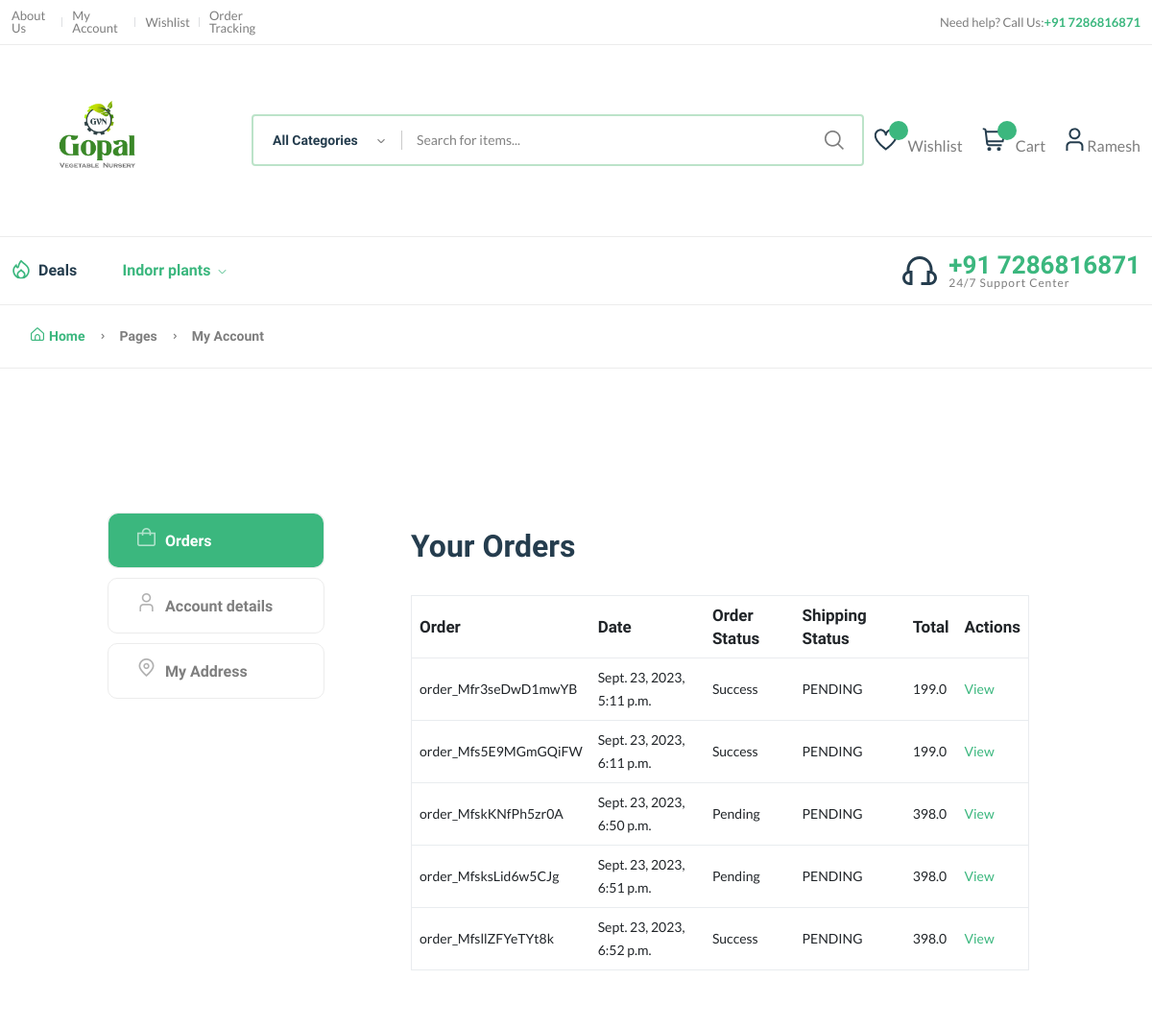
The page /account/ (signed in) on the database as committed earlier.
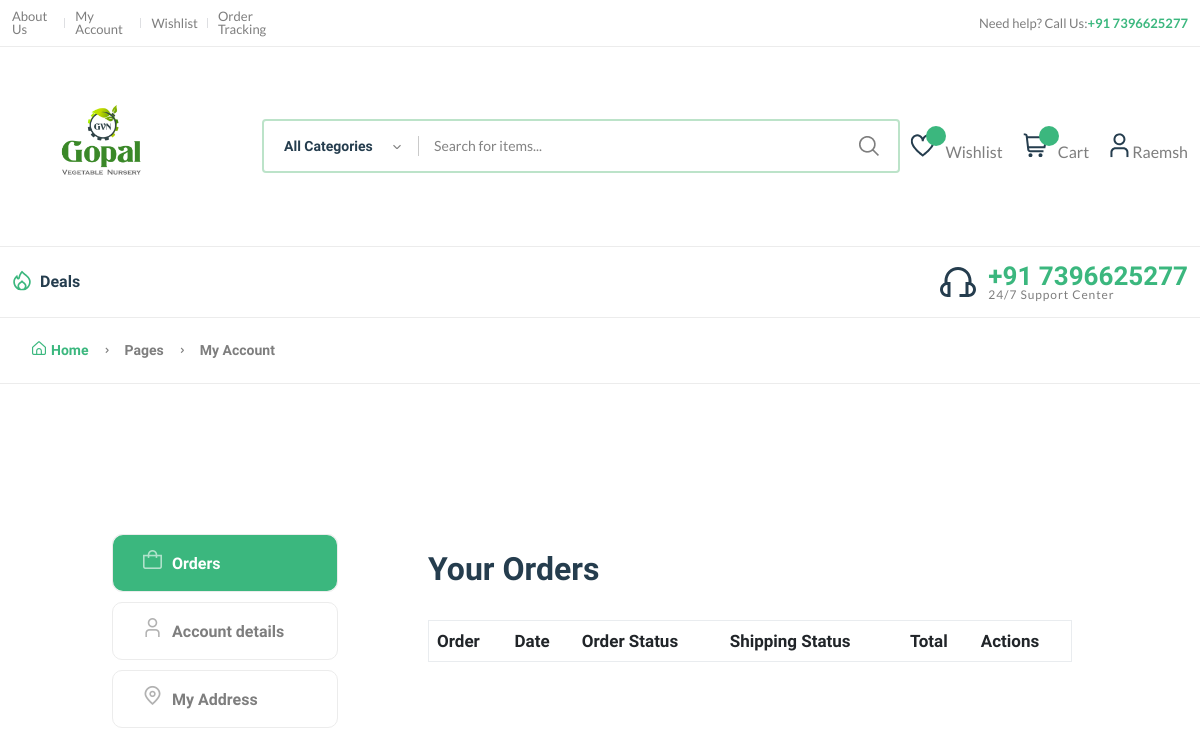
The same page on the database as committed later.
### adminmanager/models.py (models this page shows)
class  SettingsModel(models.Model):
    title = models.CharField(max_length=200, blank=True, null=True)
    phone = models.CharField(max_length=200, blank=True, null=True)
    email = models.CharField(max_length=200, blank=True, null=True)
    logo = models.ImageField(upload_to='sitelogo/')
    address = models.TextField( blank=True, null=True)
    status = models.BooleanField(default=True)

### accountmanager/models.py (models this page shows, shortened)
class User(auth_models.AbstractBaseUser, models.Model):
    name = models.CharField(max_length=200)
    email = models.EmailField(max_length=200)
    phone = models.CharField(max_length=15,unique=True)
    dob = models.CharField(max_length=20, null=True, blank=True)
    profile_pic = models.ImageField(upload_to='profile', default='', null=True, blank=True)
    is_active = models.BooleanField(default=True)
    is_staff = models.BooleanField(default=False)
    is_superuser= models.BooleanField(default=True)
    is_admin = models.BooleanField(default=False)
    is_user = models.BooleanField(default=False)
    USERNAME_FIELD = 'phone'
    objects = UserManager()
    REQUIRED_FIELDS = ['name']

### categorymanager/models.py (models this page shows)
class CategoryModel(models.Model):
    title = models.CharField(max_length=200)
    status = models.BooleanField(default=1, null=True, blank=True)
    @property
    def sucat_list(self):
        return self.category.all()

### ordermanager/models.py (models this page shows, shortened)
class OrderModel(models.Model):
    orderid     = models.CharField(max_length=200, null=True, blank=True)
    orderquentity     = models.IntegerField(default=0)
    orderprice  =  models.DecimalField(max_digits=6, decimal_places=2, null=True, blank=True)
    orderdate   = models.DateTimeField(auto_now_add=True)
    orderby     =  models.ForeignKey(User, on_delete=models.CASCADE)
    paymentid =  models.CharField(max_length=200, null=True, blank=True)
    paymentmethod =  models.CharField(max_length=200, null=True, blank=True)
    shippingid =  models.CharField(max_length=200, null=True, blank=True)
    name = models.CharField(_("Customer Name"), max_length=254, blank=False, null=False)
    amount = models.FloatField(_("Amount"), null=False, blank=False)
    status = models.CharField(
        _("Payment Status"),
        default=PaymentStatus.PENDING,
        max_length=254,
        blank=False,
        null=False,
    )
    provider_order_id = models.CharField(
        _("Order ID"), max_length=40, null=False, blank=False
    )
    payment_id = models.CharField(
        _("Payment ID"), max_length=36, null=False, blank=False
    )
    signature_id = models.CharField(
        _("Signature ID"), max_length=128, null=False, blank=False
    )
    @property
    def shippingDetails(self):
        data = self.orderproduct.all().filter(orderid=self)
        if data:
            if data.first().shipping_state == 'SHIPPED':
                return "Dispatched"
            return data.first().shipping_state
        return "PENDING"

class OrderProductsModel(models.Model):
    orderid = models.ForeignKey(OrderModel, on_delete=models.CASCADE, related_name='orderproduct')
    productid = models.ForeignKey(ProductModel, on_delete=models.DO_NOTHING)
    productQuntity = models.IntegerField(null=True, blank=True)
    shipping_state =  models.CharField(max_length=50, choices=(
        ('SHIPPED', 'Dispatched'),
        ('DELIVERED', 'Delivered'),
        ('RETURNED', 'Returned'),
         ('CANCELED', 'Canceled'),  ),
        default='PENDING',
    )

### accountmanager/views.py (the view, shortened to what this page needs)
# urls.py: path('account/', accountViews.account),
def account(request):
    settingsdata = SettingsModel.objects.all().first()
    shipment= ShippmentModel.objects.filter(user= request.user)
    settingsdata = SettingsModel.objects.all().first()
    categories = CategoryModel.objects.all()
    orders = OrderModel.objects.filter(orderby=request.user)
    return render(request, 'frontend/account.html', {"categories": categories,   "settingsdata":settingsdata,"settingsdata":settingsdata, "shipment" : shipment, "orders":orders})

### templates/frontend/account.html (shortened to what the changed rows need)
{% extends "frontend/base.html" %}
{%load static%}
{% block content %}
    <div class="page-content pt-150 pb-150">
        <div class="container">
            <div class="row">
                <div class="col-lg-10 m-auto">
                    <div class="row">
                        <div class="col-md-9">
                            <div class="tab-content account dashboard-content pl-50">
                                <div class="tab-pane fade   active show" id="orders" role="tabpanel" aria-labelledby="orders-tab">
                                    <div class="card">
                                        <div class="card-body">
                                            <div class="table-responsive">
                                                <table class="table">
                                                    <thead>
                                                        <tr>
                                                            <th>Order</th>
                                                            <th>Date</th>
                                                            <th>Order Status</th>
                                                            <th>Shipping Status</th>
                                                            <th>Total</th>
                                                            <th>Actions</th>
                                                        </tr>
                                                    </thead>
                                                    <tbody>
                                                        {%for order in   orders %}
                                                        <tr>
                                                            <td>{{order.provider_order_id}} </td>
                                                            <td>{{order.orderdate}}</td>
                                                            <td>{{order.status}}</td>
                                                            <td>{{order.shippingDetails}}</td>
                                                            <td>{{order.amount}}</td>
                                                            <td><a href="/orderdetails/?orderid={{order.id}}" class="btn-small d-block">View</a></td>
                                                        </tr>
                                                       {%endfor%}
                                                    </tbody>
                                                </table>
                                            </div>
                                        </div>
                                    </div>
                                </div>
                            </div>
                        </div>
                    </div>
                </div>
            </div>
        </div>
    </div>
    {%endblock%}

### templates/frontend/base.html (shortened to what the changed rows need)
{%load static%}
<!DOCTYPE html>
<html class="no.js" lang="en">
<head>
    <link rel="stylesheet" href="{% static '/frontend/assets/css/plugins/animate.min.css' %}" />
    <link rel="stylesheet" href="{% static '/frontend/assets/css/main.css' %}" />
</head>
<body>
    <header class="header-area header-style-1 header-height-2">
        <div class="header-top header-top-ptb-1 d-none d-lg-block">
            <div class="container">
                <div class="row align-items-center">
                    <div class="col-xl-3 col-lg-4">
                        <div class="header-info header-info-right">
                            <ul>
                                <li>Need help? Call Us: <strong class="text-brand"> +91  {{settingsdata.phone}}</strong></li>
                            </ul>
                        </div>
                    </div>
                </div>
            </div>
        </div>
        <div class="header-middle header-middle-ptb-1 d-none d-lg-block">
            <div class="container">
                <div class="header-wrap">
                    <div class="logo logo-width-1">
                        <a href="/"><img src="/products/{{settingsdata.logo}}" alt="logo" /></a>
                    </div>
                    <div class="header-right">
                        <div class="header-action-right">
                            <div class="header-action-2">
                                <div class="header-action-icon-2">
                                    {% if request.user.is_authenticated %}
                                    <a href="/account/"><span class="lable ml-0"> {{ request.user.name }}</span></a>
                                    {% else %}
                                    <a href="/userlogin/"><span class="lable ml-0">Login</span></a>{% endif %}
                                </div>
                            </div>
                        </div>
                    </div>
                </div>
            </div>
        </div>
        <div class="header-bottom header-bottom-bg-color sticky-bar">
            <div class="container">
                <div class="header-wrap header-space-between position-relative">
                    <div class="header-nav d-none d-lg-flex">
                        <div class="main-menu main-menu-padding-1 main-menu-lh-2 d-none d-lg-block font-heading">
                            <nav>
                                <ul>
                                     {%for category in categories%}
                                    <li>
                                        <a class="active" href="javascript:void(0)">{{category.title}} <i class="fi-rs-angle-down"></i></a>
                                    </li>
                                    {%endfor%}
                                </ul>
                            </nav>
                        </div>
                    </div>
                    <div class="hotline d-none d-lg-flex">
                        <img src="{% static   '/frontend/assets/imgs/theme/icons/icon-headphone.svg'  %}" alt="hotline" />
                        <p>+91  {{settingsdata.phone}}<span> 24/7 Support Center</span></p>
                    </div>
                </div>
            </div>
        </div>
    </header>
    <main class="main">
        {% block content %}
        {% endblock %}
    </main>
</body>
</html>

Rows that differ between the two databases and show on the page:
removed SettingsModel: phone "7286816871", logo (picture)
removed CategoryModel: title "Indorr plants"
removed OrderModel: provider_order_id "order_Mfr3seDwD1mwYB", orderdate "Sept. 23, 2023, 5:11 p.m.", status "Success", shippingDetails "PENDING", amount "199.0"
removed OrderModel: provider_order_id "order_Mfs5E9MGmGQiFW", orderdate "Sept. 23, 2023, 6:11 p.m.", status "Success", shippingDetails "PENDING", amount "199.0"
removed OrderModel: provider_order_id "order_MfskKNfPh5zr0A", orderdate "Sept. 23, 2023, 6:50 p.m.", status "Pending", shippingDetails "PENDING", amount "398.0"
removed OrderModel: provider_order_id "order_MfsksLid6w5CJg", orderdate "Sept. 23, 2023, 6:51 p.m.", status "Pending", shippingDetails "PENDING", amount "398.0"
removed OrderModel: provider_order_id "order_MfsllZFYeTYt8k", orderdate "Sept. 23, 2023, 6:52 p.m.", status "Success", shippingDetails "PENDING", amount "398.0"
added SettingsModel: phone "7396625277", logo (picture)
changed User: user.name "Ramesh" → "Raemsh"
